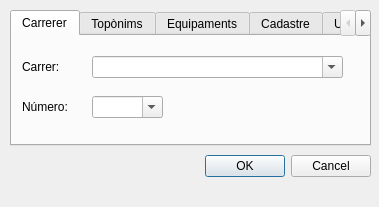
<?xml version="1.0" encoding="UTF-8"?>
<ui version="4.0">
 <class>dockWidgetBase</class>
 <widget class="QDockWidget" name="dockWidgetBase">
  <property name="geometry">
   <rect>
    <x>0</x>
    <y>0</y>
    <width>379</width>
    <height>207</height>
   </rect>
  </property>
  <property name="locale">
   <locale language="Catalan" country="Spain"/>
  </property>
  <property name="floating">
   <bool>true</bool>
  </property>
  <property name="features">
   <set>QDockWidget::AllDockWidgetFeatures</set>
  </property>
  <property name="allowedAreas">
   <set>Qt::BottomDockWidgetArea|Qt::LeftDockWidgetArea</set>
  </property>
  <property name="windowTitle">
   <string>Cercadors</string>
  </property>
  <widget class="QWidget" name="contents">
   <widget class="QTabWidget" name="tabMain">
    <property name="geometry">
     <rect>
      <x>10</x>
      <y>10</y>
      <width>361</width>
      <height>136</height>
     </rect>
    </property>
    <property name="font">
     <font>
      <pointsize>9</pointsize>
     </font>
    </property>
    <property name="locale">
     <locale language="Catalan" country="Spain"/>
    </property>
    <property name="currentIndex">
     <number>0</number>
    </property>
    <widget class="QWidget" name="tab_1">
     <attribute name="title">
      <string>Carrerer</string>
     </attribute>
     <widget class="QComboBox" name="cboStreet">
      <property name="geometry">
       <rect>
        <x>80</x>
        <y>20</y>
        <width>251</width>
        <height>22</height>
       </rect>
      </property>
      <property name="editable">
       <bool>true</bool>
      </property>
     </widget>
     <widget class="QComboBox" name="cboNumber">
      <property name="geometry">
       <rect>
        <x>80</x>
        <y>60</y>
        <width>71</width>
        <height>22</height>
       </rect>
      </property>
      <property name="editable">
       <bool>true</bool>
      </property>
     </widget>
     <widget class="QLabel" name="lblStreet">
      <property name="geometry">
       <rect>
        <x>10</x>
        <y>20</y>
        <width>46</width>
        <height>21</height>
       </rect>
      </property>
      <property name="text">
       <string>Carrer:</string>
      </property>
     </widget>
     <widget class="QLabel" name="lblNumber">
      <property name="geometry">
       <rect>
        <x>10</x>
        <y>60</y>
        <width>46</width>
        <height>21</height>
       </rect>
      </property>
      <property name="text">
       <string>Número:</string>
      </property>
     </widget>
    </widget>
    <widget class="QWidget" name="tab_2">
     <attribute name="title">
      <string>Topònims</string>
     </attribute>
     <widget class="QLabel" name="lblTopo">
      <property name="geometry">
       <rect>
        <x>10</x>
        <y>10</y>
        <width>341</width>
        <height>31</height>
       </rect>
      </property>
      <property name="text">
       <string>Desplegueu per seleccionar un topònim; escriviu per constrènyer la cerca (per exemple, &quot;can&quot;):</string>
      </property>
      <property name="wordWrap">
       <bool>true</bool>
      </property>
     </widget>
     <widget class="QComboBox" name="cboTopo">
      <property name="geometry">
       <rect>
        <x>10</x>
        <y>50</y>
        <width>191</width>
        <height>22</height>
       </rect>
      </property>
      <property name="editable">
       <bool>true</bool>
      </property>
     </widget>
    </widget>
    <widget class="QWidget" name="tab_3">
     <attribute name="title">
      <string>Equipaments</string>
     </attribute>
     <widget class="QLabel" name="lblType">
      <property name="geometry">
       <rect>
        <x>10</x>
        <y>20</y>
        <width>46</width>
        <height>21</height>
       </rect>
      </property>
      <property name="text">
       <string>Tipus:</string>
      </property>
     </widget>
     <widget class="QComboBox" name="cboType">
      <property name="geometry">
       <rect>
        <x>80</x>
        <y>20</y>
        <width>201</width>
        <height>22</height>
       </rect>
      </property>
      <property name="editable">
       <bool>true</bool>
      </property>
     </widget>
     <widget class="QComboBox" name="cboEquipment">
      <property name="geometry">
       <rect>
        <x>80</x>
        <y>60</y>
        <width>201</width>
        <height>22</height>
       </rect>
      </property>
      <property name="editable">
       <bool>true</bool>
      </property>
     </widget>
     <widget class="QLabel" name="lblEquipment">
      <property name="geometry">
       <rect>
        <x>10</x>
        <y>60</y>
        <width>61</width>
        <height>21</height>
       </rect>
      </property>
      <property name="text">
       <string>Equipament:</string>
      </property>
     </widget>
    </widget>
    <widget class="QWidget" name="tab_4">
     <attribute name="title">
      <string>Cadastre</string>
     </attribute>
     <widget class="QLabel" name="lblCadastre">
      <property name="geometry">
       <rect>
        <x>10</x>
        <y>10</y>
        <width>301</width>
        <height>31</height>
       </rect>
      </property>
      <property name="font">
       <font>
        <pointsize>9</pointsize>
       </font>
      </property>
      <property name="text">
       <string>Introduïu la referència cadastral i premeu Acceptar (exemple: '5123501DF1952S'):</string>
      </property>
      <property name="wordWrap">
       <bool>true</bool>
      </property>
     </widget>
     <widget class="QLineEdit" name="txtCadastre">
      <property name="geometry">
       <rect>
        <x>10</x>
        <y>50</y>
        <width>191</width>
        <height>20</height>
       </rect>
      </property>
     </widget>
    </widget>
    <widget class="QWidget" name="tab_5">
     <attribute name="title">
      <string>UTM</string>
     </attribute>
     <widget class="QLabel" name="lblUTM">
      <property name="geometry">
       <rect>
        <x>10</x>
        <y>10</y>
        <width>281</width>
        <height>31</height>
       </rect>
      </property>
      <property name="text">
       <string>Introduïu el parell de coordenades i premeu Acceptar (exemple: X '415165', Y '4592355'):</string>
      </property>
      <property name="wordWrap">
       <bool>true</bool>
      </property>
     </widget>
     <widget class="QLineEdit" name="txtCoordX">
      <property name="geometry">
       <rect>
        <x>60</x>
        <y>50</y>
        <width>113</width>
        <height>20</height>
       </rect>
      </property>
     </widget>
     <widget class="QLineEdit" name="txtCoordY">
      <property name="geometry">
       <rect>
        <x>60</x>
        <y>80</y>
        <width>113</width>
        <height>20</height>
       </rect>
      </property>
     </widget>
     <widget class="QLabel" name="label_8">
      <property name="geometry">
       <rect>
        <x>10</x>
        <y>50</y>
        <width>46</width>
        <height>21</height>
       </rect>
      </property>
      <property name="text">
       <string>X:</string>
      </property>
     </widget>
     <widget class="QLabel" name="label_9">
      <property name="geometry">
       <rect>
        <x>10</x>
        <y>80</y>
        <width>46</width>
        <height>21</height>
       </rect>
      </property>
      <property name="text">
       <string>Y:</string>
      </property>
     </widget>
    </widget>
   </widget>
   <widget class="QDialogButtonBox" name="button_box">
    <property name="geometry">
     <rect>
      <x>200</x>
      <y>150</y>
      <width>171</width>
      <height>32</height>
     </rect>
    </property>
    <property name="orientation">
     <enum>Qt::Horizontal</enum>
    </property>
    <property name="standardButtons">
     <set>QDialogButtonBox::Cancel|QDialogButtonBox::Ok</set>
    </property>
   </widget>
  </widget>
 </widget>
 <resources/>
 <connections/>
</ui>
